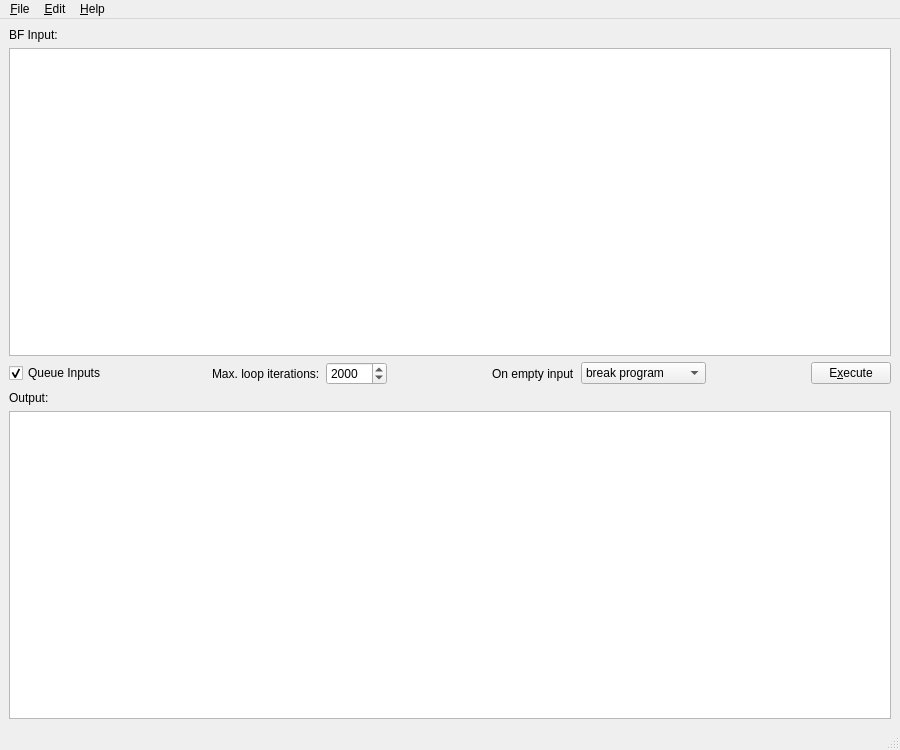
<?xml version="1.0" encoding="UTF-8"?>
<ui version="4.0">
 <class>UIMain</class>
 <widget class="QMainWindow" name="UIMain">
  <property name="geometry">
   <rect>
    <x>0</x>
    <y>0</y>
    <width>900</width>
    <height>750</height>
   </rect>
  </property>
  <property name="minimumSize">
   <size>
    <width>600</width>
    <height>500</height>
   </size>
  </property>
  <property name="windowTitle">
   <string>qt-bfint</string>
  </property>
  <property name="whatsThis">
   <string>what this is</string>
  </property>
  <widget class="QWidget" name="centralwidget">
   <property name="sizePolicy">
    <sizepolicy hsizetype="Expanding" vsizetype="Expanding">
     <horstretch>0</horstretch>
     <verstretch>0</verstretch>
    </sizepolicy>
   </property>
   <property name="maximumSize">
    <size>
     <width>16777215</width>
     <height>16777215</height>
    </size>
   </property>
   <layout class="QVBoxLayout" name="verticalLayout">
    <item>
     <widget class="QLabel" name="label">
      <property name="text">
       <string>BF Input:</string>
      </property>
     </widget>
    </item>
    <item>
     <widget class="QTextBrowser" name="tbInput">
      <property name="undoRedoEnabled">
       <bool>true</bool>
      </property>
      <property name="readOnly">
       <bool>false</bool>
      </property>
      <property name="acceptRichText">
       <bool>false</bool>
      </property>
      <property name="openLinks">
       <bool>false</bool>
      </property>
     </widget>
    </item>
    <item>
     <layout class="QHBoxLayout" name="horizontalLayout">
      <item>
       <widget class="QCheckBox" name="cbQueueInputs">
        <property name="minimumSize">
         <size>
          <width>0</width>
          <height>0</height>
         </size>
        </property>
        <property name="toolTip">
         <string>Stores Inputs longer than one character and uses them for next input requestes.
You will be prompted for input again if the input queue is empty.</string>
        </property>
        <property name="whatsThis">
         <string/>
        </property>
        <property name="text">
         <string>Queue Inputs</string>
        </property>
        <property name="checked">
         <bool>true</bool>
        </property>
       </widget>
      </item>
      <item>
       <spacer name="horizontalSpacer_2">
        <property name="orientation">
         <enum>Qt::Horizontal</enum>
        </property>
        <property name="sizeHint" stdset="0">
         <size>
          <width>40</width>
          <height>20</height>
         </size>
        </property>
       </spacer>
      </item>
      <item>
       <widget class="QLabel" name="label_3">
        <property name="toolTip">
         <string>Avoid infinite loops</string>
        </property>
        <property name="text">
         <string>Max. loop iterations:</string>
        </property>
       </widget>
      </item>
      <item>
       <widget class="QSpinBox" name="sbMaxLoopIter">
        <property name="toolTip">
         <string>Avoid infinite loops</string>
        </property>
        <property name="minimum">
         <number>1</number>
        </property>
        <property name="maximum">
         <number>50000</number>
        </property>
        <property name="singleStep">
         <number>1000</number>
        </property>
        <property name="value">
         <number>2000</number>
        </property>
       </widget>
      </item>
      <item>
       <spacer name="horizontalSpacer_3">
        <property name="orientation">
         <enum>Qt::Horizontal</enum>
        </property>
        <property name="sizeHint" stdset="0">
         <size>
          <width>40</width>
          <height>20</height>
         </size>
        </property>
       </spacer>
      </item>
      <item>
       <widget class="QLabel" name="label_4">
        <property name="toolTip">
         <string>Behaviour on empty inputs (and clicking &quot;OK&quot;)</string>
        </property>
        <property name="text">
         <string>On empty input</string>
        </property>
       </widget>
      </item>
      <item>
       <widget class="QComboBox" name="cbEIH">
        <property name="toolTip">
         <string>Behaviour on empty inputs (and clicking &quot;OK&quot;)</string>
        </property>
        <item>
         <property name="text">
          <string>break program</string>
         </property>
        </item>
        <item>
         <property name="text">
          <string>keep cell value</string>
         </property>
        </item>
        <item>
         <property name="text">
          <string>set cell-value to 0</string>
         </property>
        </item>
       </widget>
      </item>
      <item>
       <spacer name="horizontalSpacer">
        <property name="orientation">
         <enum>Qt::Horizontal</enum>
        </property>
        <property name="sizeHint" stdset="0">
         <size>
          <width>40</width>
          <height>20</height>
         </size>
        </property>
       </spacer>
      </item>
      <item>
       <widget class="QPushButton" name="buttonExecute">
        <property name="toolTip">
         <string>Shortcut: F5</string>
        </property>
        <property name="text">
         <string>E&amp;xecute</string>
        </property>
        <property name="shortcut">
         <string>F5</string>
        </property>
       </widget>
      </item>
     </layout>
    </item>
    <item>
     <widget class="QLabel" name="label_2">
      <property name="text">
       <string>Output:</string>
      </property>
     </widget>
    </item>
    <item>
     <widget class="QTextBrowser" name="tbOutput">
      <property name="openLinks">
       <bool>false</bool>
      </property>
     </widget>
    </item>
   </layout>
  </widget>
  <widget class="QMenuBar" name="menubar">
   <property name="geometry">
    <rect>
     <x>0</x>
     <y>0</y>
     <width>900</width>
     <height>23</height>
    </rect>
   </property>
   <widget class="QMenu" name="menuFile">
    <property name="title">
     <string>&amp;File</string>
    </property>
    <addaction name="actionOpen"/>
    <addaction name="actionSave"/>
    <addaction name="actionLoadEx"/>
    <addaction name="separator"/>
    <addaction name="actionQuit"/>
   </widget>
   <widget class="QMenu" name="menuHelp">
    <property name="title">
     <string>&amp;Help</string>
    </property>
    <addaction name="actionAbout"/>
   </widget>
   <widget class="QMenu" name="menuEdit">
    <property name="title">
     <string>&amp;Edit</string>
    </property>
    <addaction name="actionUndo"/>
    <addaction name="actionRedo"/>
   </widget>
   <addaction name="menuFile"/>
   <addaction name="menuEdit"/>
   <addaction name="menuHelp"/>
  </widget>
  <widget class="QStatusBar" name="statusbar"/>
  <action name="actionQuit">
   <property name="text">
    <string>&amp;Quit</string>
   </property>
   <property name="shortcut">
    <string>Ctrl+Q</string>
   </property>
  </action>
  <action name="actionAbout">
   <property name="text">
    <string>&amp;About</string>
   </property>
  </action>
  <action name="actionOpen">
   <property name="text">
    <string>&amp;Open</string>
   </property>
   <property name="shortcut">
    <string>Ctrl+O</string>
   </property>
   <property name="softKeyRole">
    <enum>QAction::NoSoftKey</enum>
   </property>
  </action>
  <action name="actionSave">
   <property name="text">
    <string>&amp;Save as</string>
   </property>
   <property name="shortcut">
    <string>Ctrl+S</string>
   </property>
  </action>
  <action name="actionUndo">
   <property name="enabled">
    <bool>false</bool>
   </property>
   <property name="text">
    <string>&amp;Undo</string>
   </property>
   <property name="shortcut">
    <string>Ctrl+Z</string>
   </property>
  </action>
  <action name="action_Redo">
   <property name="text">
    <string>&amp;Redo</string>
   </property>
  </action>
  <action name="actionRedo">
   <property name="enabled">
    <bool>false</bool>
   </property>
   <property name="text">
    <string>&amp;Redo</string>
   </property>
   <property name="shortcut">
    <string>Ctrl+Shift+Z</string>
   </property>
  </action>
  <action name="actionLoadEx">
   <property name="text">
    <string>Load Example</string>
   </property>
  </action>
 </widget>
 <resources/>
 <connections>
  <connection>
   <sender>actionQuit</sender>
   <signal>activated()</signal>
   <receiver>UIMain</receiver>
   <slot>close()</slot>
   <hints>
    <hint type="sourcelabel">
     <x>-1</x>
     <y>-1</y>
    </hint>
    <hint type="destinationlabel">
     <x>449</x>
     <y>374</y>
    </hint>
   </hints>
  </connection>
 </connections>
</ui>
